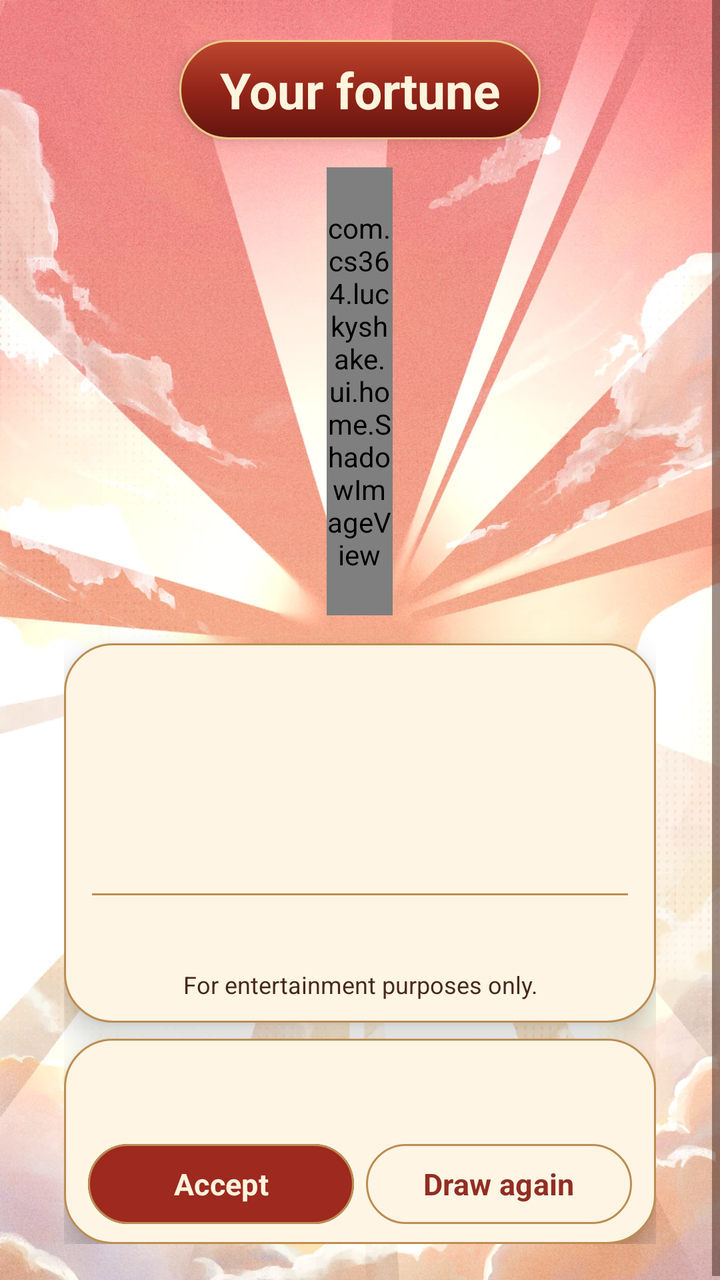
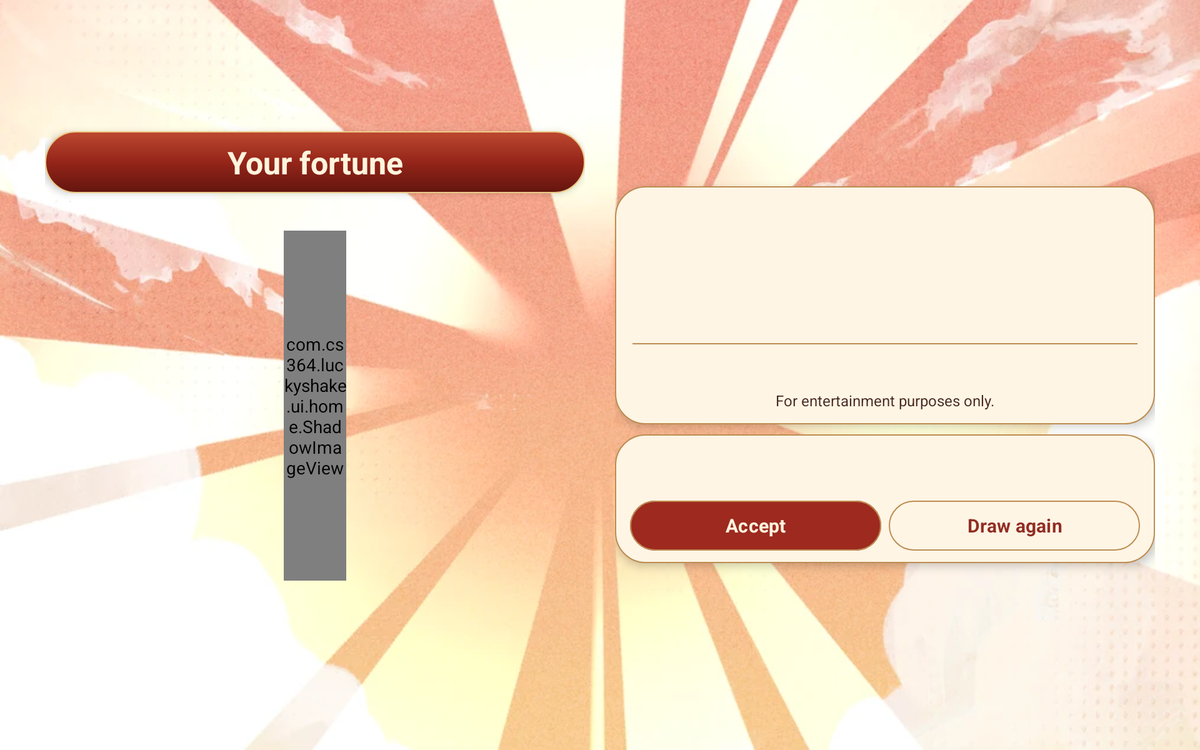

One screen, two layout resources from the same app: the default and the repository's alternative for another configuration. Each is rendered where Android would select it; the XML of both is given below.
<!-- AndroidManifest.xml: application theme Theme.LuckyShake -->
<!-- res/layout/activity_result.xml -->
<?xml version="1.0" encoding="utf-8"?>
<FrameLayout xmlns:android="http://schemas.android.com/apk/res/android"
    xmlns:app="http://schemas.android.com/apk/res-auto"
    android:layout_width="match_parent"
    android:layout_height="match_parent"
    android:theme="@style/ThemeOverlay.LuckyShake.Home">

    <ImageView
        android:layout_width="match_parent"
        android:layout_height="match_parent"
        android:importantForAccessibility="no"
        android:scaleType="centerCrop"
        android:src="@drawable/result_sky" />

    <ScrollView
        android:id="@+id/result_root"
        android:layout_width="match_parent"
        android:layout_height="match_parent"
        android:fillViewport="true">

        <LinearLayout
            android:layout_width="match_parent"
            android:layout_height="wrap_content"
            android:gravity="center_horizontal"
            android:orientation="vertical"
            android:paddingStart="32dp"
            android:paddingTop="20dp"
            android:paddingEnd="32dp"
            android:paddingBottom="20dp">

            <Space
                android:layout_width="1dp"
                android:layout_height="0dp"
                android:layout_weight="4" />

            <TextView
                android:id="@+id/result_title_fortune"
                android:layout_width="wrap_content"
                android:layout_height="wrap_content"
                android:background="@drawable/result_title_background"
                android:elevation="4dp"
                android:fontFamily="sans-serif"
                android:gravity="center"
                android:paddingHorizontal="20dp"
                android:paddingVertical="8dp"
                android:text="@string/result_title_fortune"
                android:textColor="@color/home_thumb"
                android:textSize="25sp"
                android:textStyle="bold" />

            <FrameLayout
                android:layout_width="match_parent"
                android:layout_height="252dp"
                android:clipChildren="false">

                <com.cs364.luckyshake.ui.home.ShadowImageView
                    android:id="@+id/result_image_stick"
                    android:layout_width="33dp"
                    android:layout_height="224dp"
                    android:layout_gravity="center"
                    android:importantForAccessibility="no"
                    app:srcCompat="@drawable/home_stick" />
            </FrameLayout>

            <LinearLayout
                android:layout_width="match_parent"
                android:layout_height="wrap_content"
                android:background="@drawable/home_filter_card"
                android:elevation="9dp"
                android:orientation="vertical"
                android:paddingHorizontal="14dp"
                android:paddingVertical="11dp">

                <TextView
                    android:id="@+id/result_label_stick"
                    android:layout_width="match_parent"
                    android:layout_height="wrap_content"
                    android:gravity="center"
                    android:textColor="@color/home_accent"
                    android:textSize="14sp"
                    android:textStyle="bold" />
                <TextView
                    android:id="@+id/result_label_menu"
                    android:layout_width="match_parent"
                    android:layout_height="wrap_content"
                    android:gravity="center"
                    android:textColor="@color/home_ink"
                    android:textSize="21sp"
                    android:layout_marginTop="4dp"
                    android:textStyle="bold"
                    android:fontFamily="sans-serif" />
                <TextView
                    android:id="@+id/result_label_type_tags"
                    android:layout_width="match_parent"
                    android:layout_height="wrap_content"
                    android:gravity="center"
                    android:textColor="@color/home_ink"
                    android:textSize="14sp"
                    android:layout_marginTop="5dp" />
                <TextView
                    android:id="@+id/result_label_stars"
                    android:layout_width="match_parent"
                    android:layout_height="wrap_content"
                    android:gravity="center"
                    android:textColor="@color/home_accent"
                    android:textSize="17sp"
                    android:layout_marginTop="8dp"
                    android:textStyle="bold" />

                <View
                    android:layout_width="match_parent"
                    android:layout_height="1dp"
                    android:layout_marginTop="8dp"
                    android:background="@color/home_outline"
                    android:importantForAccessibility="no" />

                <TextView
                    android:id="@+id/result_label_fortune"
                    android:layout_width="match_parent"
                    android:layout_height="wrap_content"
                    android:gravity="center"
                    android:textColor="@color/home_ink"
                    android:textSize="15sp"
                    android:layout_marginTop="8dp" />
                <TextView
                    android:id="@+id/result_msg_disclaimer"
                    android:layout_width="match_parent"
                    android:layout_height="wrap_content"
                    android:gravity="center"
                    android:textColor="@color/home_ink"
                    android:textSize="12sp"
                    android:layout_marginTop="8dp"
                    android:text="@string/result_msg_disclaimer" />
            </LinearLayout>

            <LinearLayout
                android:layout_width="match_parent"
                android:layout_height="wrap_content"
                android:layout_marginTop="8dp"
                android:background="@drawable/home_filter_card"
                android:elevation="9dp"
                android:orientation="vertical"
                android:paddingStart="12dp"
                android:paddingTop="6dp"
                android:paddingEnd="12dp"
                android:paddingBottom="6dp">

                <TextView
                    android:id="@+id/result_label_quota"
                    android:layout_width="match_parent"
                    android:layout_height="wrap_content"
                    android:gravity="center"
                    android:textColor="@color/home_ink"
                    android:textSize="13sp"
                    android:layout_marginTop="3dp" />
                <TextView
                    android:id="@+id/result_label_status"
                    android:layout_width="match_parent"
                    android:layout_height="wrap_content"
                    android:gravity="center"
                    android:textColor="@color/home_ink"
                    android:textSize="14sp"
                    android:layout_marginTop="3dp"
                    android:textStyle="bold"
                    android:accessibilityLiveRegion="polite" />

                <LinearLayout
                    android:layout_width="match_parent"
                    android:layout_height="wrap_content"
                    android:orientation="horizontal">

                    <com.google.android.material.button.MaterialButton
                        android:foreground="@drawable/button_depth_glaze"
                    android:elevation="6dp"
                    android:id="@+id/result_btn_accept"
                        android:layout_width="0dp"
                        android:layout_weight="1"
                        android:layout_height="wrap_content"
                        android:minHeight="48dp"
                        android:text="@string/result_btn_accept"
                        android:textColor="@color/home_thumb"
                        android:textSize="15sp"
                        android:textStyle="bold"
                        app:backgroundTint="@color/home_draw_tint"
                        app:cornerRadius="26dp"
                        app:strokeColor="@color/home_outline"
                        app:strokeWidth="1dp" />
                    <com.google.android.material.button.MaterialButton
                        android:id="@+id/result_btn_redraw"
                        android:layout_marginStart="6dp"
                        style="@style/Widget.Material3.Button.OutlinedButton"
                        android:layout_width="0dp"
                        android:layout_weight="1"
                        android:layout_height="wrap_content"
                        android:minHeight="48dp"
                        android:text="@string/result_btn_redraw"
                        android:textColor="@color/result_secondary_text"
                        android:textSize="15sp"
                        android:textStyle="bold"
                        app:backgroundTint="@color/home_paper"
                        app:cornerRadius="26dp"
                        app:strokeColor="@color/home_outline"
                        app:strokeWidth="1dp" />
                    <com.google.android.material.button.MaterialButton
                        android:foreground="@drawable/button_depth_glaze"
                    android:elevation="6dp"
                    android:id="@+id/result_btn_home"
                        android:layout_width="0dp"
                        android:layout_weight="1"
                        android:layout_height="wrap_content"
                        android:minHeight="48dp"
                        android:text="@string/result_btn_home"
                        android:textColor="@color/home_thumb"
                        android:textSize="15sp"
                        android:textStyle="bold"
                        android:visibility="gone"
                        app:backgroundTint="@color/home_draw_tint"
                        app:cornerRadius="26dp"
                        app:strokeColor="@color/home_outline"
                        app:strokeWidth="1dp" />
                </LinearLayout>
            </LinearLayout>
            <Space
                android:layout_width="1dp"
                android:layout_height="0dp"
                android:layout_weight="1" />
        </LinearLayout>
    </ScrollView>
</FrameLayout>
<!-- resources referenced by this layout -->
<resources>
  <color name="home_accent">#922E23</color>
  <color name="home_ink">#472820</color>
  <color name="home_outline">#BD8D52</color>
  <color name="home_paper">#FFF5E5</color>
  <color name="home_thumb">#FFF4DD</color>
  <!-- drawable button_depth_glaze (drawable) -->
  <shape xmlns:android="http://schemas.android.com/apk/res/android">
      <gradient android:angle="270" android:startColor="#26FFE5B0" android:centerColor="#00000000" android:endColor="#500E0000" />
      <stroke android:width="1dp" android:color="#90EDC783" />
      <corners android:radius="30dp" />
  </shape>
  <!-- drawable home_filter_card (drawable) -->
  <shape xmlns:android="http://schemas.android.com/apk/res/android">
      <solid android:color="@color/home_paper" />
      <stroke android:width="1dp" android:color="@color/home_outline" />
      <corners android:radius="24dp" />
  </shape>
  <!-- drawable home_stick: webp bitmap (drawable-nodpi, 2946 bytes) -->
  <!-- drawable result_sky: webp bitmap (drawable-night-nodpi, 554912 bytes) -->
  <!-- drawable result_title_background (drawable) -->
  <shape xmlns:android="http://schemas.android.com/apk/res/android">
      <gradient android:angle="270" android:startColor="#BD4830" android:centerColor="#942519" android:endColor="#63150F" />
      <stroke android:width="1dp" android:color="#ECCB87" />
      <corners android:radius="24dp" />
  </shape>
  <string name="result_btn_accept">Accept</string>
  <string name="result_btn_home">Back to Home</string>
  <string name="result_btn_redraw">Draw again</string>
  <string name="result_msg_disclaimer">For entertainment purposes only.</string>
  <string name="result_title_fortune">Your fortune</string>
  <style name="ThemeOverlay.LuckyShake.Home" parent="">
          <item name="android:fontFamily">sans-serif</item>
          <item name="android:textColorPrimary">@color/home_ink</item>
          <item name="android:textColorSecondary">@color/home_ink</item>
          <item name="colorOnSurface">@color/home_ink</item>
      </style>
  <style name="Theme.LuckyShake" parent="Base.Theme.LuckyShake" />
  <style name="Base.Theme.LuckyShake" parent="Theme.Material3.DayNight.NoActionBar">
          <item name="colorPrimary">@color/app_primary</item>
          <item name="colorOnPrimary">@color/app_on_primary</item>
          <item name="android:textColorLink">@color/app_link</item>
          <item name="colorSecondary">@color/app_accent</item>
          <item name="colorSurface">@color/app_surface</item>
          <item name="colorOnSurface">@color/app_on_surface</item>
          <item name="android:colorBackground">@color/app_background</item>
          <item name="colorOnBackground">@color/app_on_surface</item>
      </style>
  <color name="app_primary">#C52D22</color>
  <color name="app_on_primary">#FFFFFF</color>
  <color name="app_link">#8F1D16</color>
  <color name="app_accent">#E4A342</color>
  <color name="app_surface">#FFF5DF</color>
  <color name="app_on_surface">#35211D</color>
  <color name="app_background">#FFE7C2</color>
</resources>
<!-- res/layout-sw600dp-land/activity_result.xml (the repository's variant of the layout above) -->
<!-- drawn on a 7-inch tablet turned sideways -->
<?xml version='1.0' encoding='utf-8'?>
<FrameLayout xmlns:android="http://schemas.android.com/apk/res/android" xmlns:app="http://schemas.android.com/apk/res-auto" android:layout_width="match_parent" android:layout_height="match_parent" android:theme="@style/ThemeOverlay.LuckyShake.Home" android:id="@+id/result_landscape_root">
    <ImageView android:layout_width="match_parent" android:layout_height="match_parent" android:importantForAccessibility="no" android:scaleType="centerCrop" android:src="@drawable/result_sky" />
    <androidx.constraintlayout.widget.ConstraintLayout android:layout_width="match_parent" android:layout_height="match_parent">
        <LinearLayout android:layout_width="0dp" android:layout_height="match_parent" android:orientation="horizontal" android:baselineAligned="false" android:padding="24dp" android:id="@+id/result_landscape_content" app:layout_constraintWidth_max="1000dp" app:layout_constraintStart_toStartOf="parent" app:layout_constraintEnd_toEndOf="parent" app:layout_constraintTop_toTopOf="parent" app:layout_constraintBottom_toBottomOf="parent">
            <ScrollView android:layout_width="0dp" android:layout_height="match_parent" android:layout_weight="1" android:fillViewport="true" android:clipToPadding="false">
                <LinearLayout android:layout_width="match_parent" android:layout_height="wrap_content" android:orientation="vertical" android:padding="12dp" android:gravity="center_vertical">
                    <TextView android:id="@+id/result_title_fortune" android:layout_width="match_parent" android:layout_height="wrap_content" android:background="@drawable/result_title_background" android:elevation="4dp" android:fontFamily="sans-serif" android:gravity="center" android:paddingHorizontal="20dp" android:paddingVertical="8dp" android:text="@string/result_title_fortune" android:textColor="@color/home_thumb" android:textSize="25sp" android:textStyle="bold" android:layout_gravity="center_horizontal" android:layout_marginStart="0dp" android:layout_marginEnd="0dp" />
                    <FrameLayout android:layout_width="match_parent" android:layout_height="340dp" android:clipChildren="false">
                        <com.cs364.luckyshake.ui.home.ShadowImageView android:id="@+id/result_image_stick" android:layout_width="50dp" android:layout_height="280dp" android:layout_gravity="center" android:importantForAccessibility="no" app:srcCompat="@drawable/home_stick" />
                    </FrameLayout>
                </LinearLayout>
            </ScrollView>
            <ScrollView android:layout_width="0dp" android:layout_height="match_parent" android:layout_weight="1" android:fillViewport="true" android:clipToPadding="false">
                <LinearLayout android:layout_width="match_parent" android:layout_height="wrap_content" android:orientation="vertical" android:padding="12dp" android:gravity="center_vertical">
                    <LinearLayout android:layout_width="match_parent" android:layout_height="wrap_content" android:background="@drawable/home_filter_card" android:elevation="5dp" android:orientation="vertical" android:paddingHorizontal="14dp" android:paddingVertical="11dp">
                        <TextView android:id="@+id/result_label_stick" android:layout_width="match_parent" android:layout_height="wrap_content" android:gravity="center" android:textColor="@color/home_accent" android:textSize="14sp" android:textStyle="bold" />
                        <TextView android:id="@+id/result_label_menu" android:layout_width="match_parent" android:layout_height="wrap_content" android:gravity="center" android:textColor="@color/home_ink" android:textSize="21sp" android:layout_marginTop="4dp" android:textStyle="bold" android:fontFamily="sans-serif" />
                        <TextView android:id="@+id/result_label_type_tags" android:layout_width="match_parent" android:layout_height="wrap_content" android:gravity="center" android:textColor="@color/home_ink" android:textSize="14sp" android:layout_marginTop="5dp" />
                        <TextView android:id="@+id/result_label_stars" android:layout_width="match_parent" android:layout_height="wrap_content" android:gravity="center" android:textColor="@color/home_accent" android:textSize="17sp" android:layout_marginTop="8dp" android:textStyle="bold" />
                        <View android:layout_width="match_parent" android:layout_height="1dp" android:layout_marginTop="8dp" android:background="@color/home_outline" android:importantForAccessibility="no" />
                        <TextView android:id="@+id/result_label_fortune" android:layout_width="match_parent" android:layout_height="wrap_content" android:gravity="center" android:textColor="@color/home_ink" android:textSize="15sp" android:layout_marginTop="8dp" />
                        <TextView android:id="@+id/result_msg_disclaimer" android:layout_width="match_parent" android:layout_height="wrap_content" android:gravity="center" android:textColor="@color/home_ink" android:textSize="12sp" android:layout_marginTop="8dp" android:text="@string/result_msg_disclaimer" />
                    </LinearLayout>
                    <LinearLayout android:layout_width="match_parent" android:layout_height="wrap_content" android:layout_marginTop="8dp" android:background="@drawable/home_filter_card" android:elevation="5dp" android:orientation="vertical" android:paddingStart="12dp" android:paddingTop="6dp" android:paddingEnd="12dp" android:paddingBottom="6dp">
                        <TextView android:id="@+id/result_label_quota" android:layout_width="match_parent" android:layout_height="wrap_content" android:gravity="center" android:textColor="@color/home_ink" android:textSize="13sp" android:layout_marginTop="3dp" />
                        <TextView android:id="@+id/result_label_status" android:layout_width="match_parent" android:layout_height="wrap_content" android:gravity="center" android:textColor="@color/home_ink" android:textSize="14sp" android:layout_marginTop="3dp" android:textStyle="bold" android:accessibilityLiveRegion="polite" />
                        <LinearLayout android:layout_width="match_parent" android:layout_height="wrap_content" android:orientation="horizontal" android:id="@+id/result_action_row">
                            <com.google.android.material.button.MaterialButton android:id="@+id/result_btn_accept" android:layout_width="0dp" android:layout_weight="1" android:layout_height="wrap_content" android:minHeight="48dp" android:text="@string/result_btn_accept" android:textColor="@color/home_thumb" android:textSize="15sp" android:textStyle="bold" app:backgroundTint="@color/home_draw_tint" app:cornerRadius="26dp" app:strokeColor="@color/home_outline" app:strokeWidth="1dp" />
                            <com.google.android.material.button.MaterialButton android:id="@+id/result_btn_redraw" android:layout_marginStart="6dp" style="@style/Widget.Material3.Button.OutlinedButton" android:layout_width="0dp" android:layout_weight="1" android:layout_height="wrap_content" android:minHeight="48dp" android:text="@string/result_btn_redraw" android:textColor="@color/result_secondary_text" android:textSize="15sp" android:textStyle="bold" app:backgroundTint="@color/home_paper" app:cornerRadius="26dp" app:strokeColor="@color/home_outline" app:strokeWidth="1dp" />
                            <com.google.android.material.button.MaterialButton android:id="@+id/result_btn_home" android:layout_width="0dp" android:layout_weight="1" android:layout_height="wrap_content" android:minHeight="48dp" android:text="@string/result_btn_home" android:textColor="@color/home_thumb" android:textSize="15sp" android:textStyle="bold" android:visibility="gone" app:backgroundTint="@color/home_draw_tint" app:cornerRadius="26dp" app:strokeColor="@color/home_outline" app:strokeWidth="1dp" />
                        </LinearLayout>
                    </LinearLayout>
                </LinearLayout>
            </ScrollView>
        </LinearLayout>
    </androidx.constraintlayout.widget.ConstraintLayout>
</FrameLayout>
<!-- resources referenced by the variant -->
<!-- as a 7-inch tablet turned sideways resolves them -->
<resources>
  <color name="home_accent">#922E23</color>
  <color name="home_ink">#472820</color>
  <color name="home_outline">#BD8D52</color>
  <color name="home_paper">#FFF5E5</color>
  <color name="home_thumb">#FFF4DD</color>
  <!-- drawable home_filter_card (drawable) -->
  <shape xmlns:android="http://schemas.android.com/apk/res/android">
      <solid android:color="@color/home_paper" />
      <stroke android:width="1dp" android:color="@color/home_outline" />
      <corners android:radius="24dp" />
  </shape>
  <!-- drawable home_stick: webp bitmap (drawable-nodpi, 2946 bytes) -->
  <!-- drawable result_sky: webp bitmap (drawable-night-nodpi, 554912 bytes) -->
  <!-- drawable result_title_background (drawable) -->
  <shape xmlns:android="http://schemas.android.com/apk/res/android">
      <gradient android:angle="270" android:startColor="#BD4830" android:centerColor="#942519" android:endColor="#63150F" />
      <stroke android:width="1dp" android:color="#ECCB87" />
      <corners android:radius="24dp" />
  </shape>
  <string name="result_btn_accept">Accept</string>
  <string name="result_btn_home">Back to Home</string>
  <string name="result_btn_redraw">Draw again</string>
  <string name="result_msg_disclaimer">For entertainment purposes only.</string>
  <string name="result_title_fortune">Your fortune</string>
  <style name="ThemeOverlay.LuckyShake.Home" parent="">
          <item name="android:fontFamily">sans-serif</item>
          <item name="android:textColorPrimary">@color/home_ink</item>
          <item name="android:textColorSecondary">@color/home_ink</item>
          <item name="colorOnSurface">@color/home_ink</item>
      </style>
  <style name="Theme.LuckyShake" parent="Base.Theme.LuckyShake" />
  <style name="Base.Theme.LuckyShake" parent="Theme.Material3.DayNight.NoActionBar">
          <item name="colorPrimary">@color/app_primary</item>
          <item name="colorOnPrimary">@color/app_on_primary</item>
          <item name="android:textColorLink">@color/app_link</item>
          <item name="colorSecondary">@color/app_accent</item>
          <item name="colorSurface">@color/app_surface</item>
          <item name="colorOnSurface">@color/app_on_surface</item>
          <item name="android:colorBackground">@color/app_background</item>
          <item name="colorOnBackground">@color/app_on_surface</item>
      </style>
  <color name="app_primary">#C52D22</color>
  <color name="app_on_primary">#FFFFFF</color>
  <color name="app_link">#8F1D16</color>
  <color name="app_accent">#E4A342</color>
  <color name="app_surface">#FFF5DF</color>
  <color name="app_on_surface">#35211D</color>
  <color name="app_background">#FFE7C2</color>
</resources>
